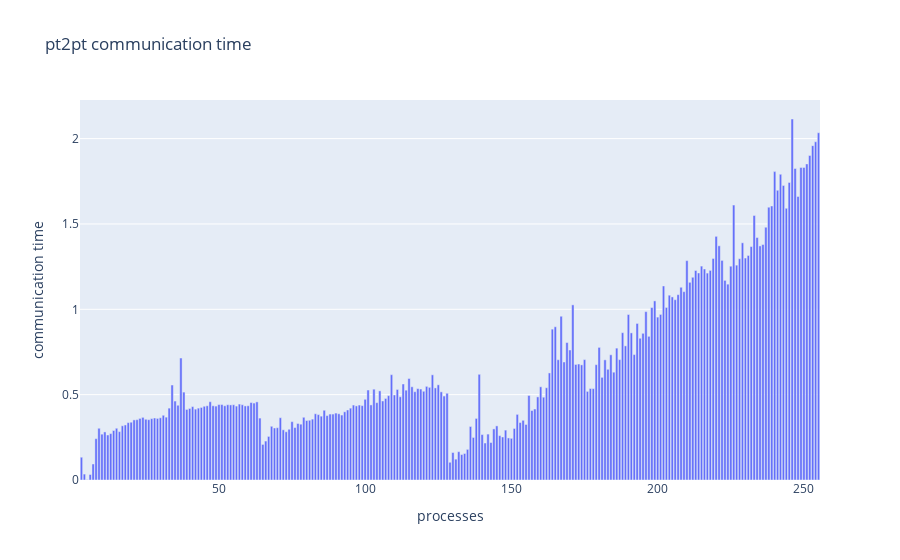

The cell this chart's notebook holds for it:
### Code cell
fig = px.bar(binary_df, x='processes', y='communication time', title='pt2pt communication time')
fig.show()

### Figure 1 — Plotly figure (JSON) as saved in the notebook; plotly's stock layout.template omitted (floating-point values rounded to 4 significant figures; data arrays with more than 128 entries replaced by an {"elided": "..."} marker saying what was removed)
{"data": [{"alignmentgroup": "True", "hovertemplate": "processes=%{x}<br>communication time=%{y}<extra></extra>", "legendgroup": "", "marker": {"color": "#636efa", "pattern": {"shape": ""}}, "name": "", "offsetgroup": "", "orientation": "v", "showlegend": false, "textposition": "auto", "type": "bar", "x": {"elided": "253 int values"}, "xaxis": "x", "y": {"elided": "253 float values"}, "yaxis": "y"}], "layout": {"barmode": "relative", "legend": {"tracegroupgap": 0}, "title": {"text": "pt2pt communication time"}, "xaxis": {"anchor": "y", "domain": [0, 1], "title": {"text": "processes"}}, "yaxis": {"anchor": "x", "domain": [0, 1], "title": {"text": "communication time"}}}}
